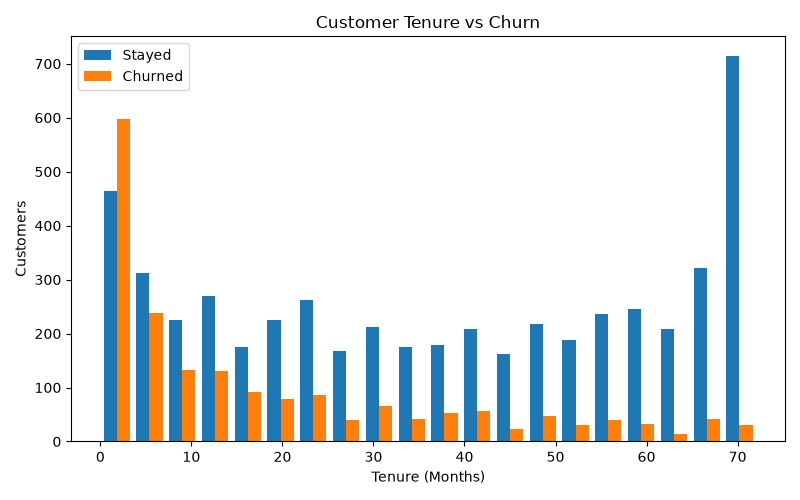

Write the Python code that produced this figure.
import pandas as pd
import matplotlib.pyplot as plt

df = pd.read_csv(r"E:\Data-Portfolio\Customer-Churn-Prediction\data\WA_Fn-UseC_-Telco-Customer-Churn.csv")

plt.figure(figsize=(8,5))

plt.hist(
    [df[df["Churn"]=="No"]["tenure"],
     df[df["Churn"]=="Yes"]["tenure"]],
    bins=20,
    label=["Stayed","Churned"]
)

plt.title("Customer Tenure vs Churn")
plt.xlabel("Tenure (Months)")
plt.ylabel("Customers")

plt.legend()

plt.tight_layout()

plt.savefig(r"E:\Data-Portfolio\Customer-Churn-Prediction\images\tenure_churn.png")

plt.show()
